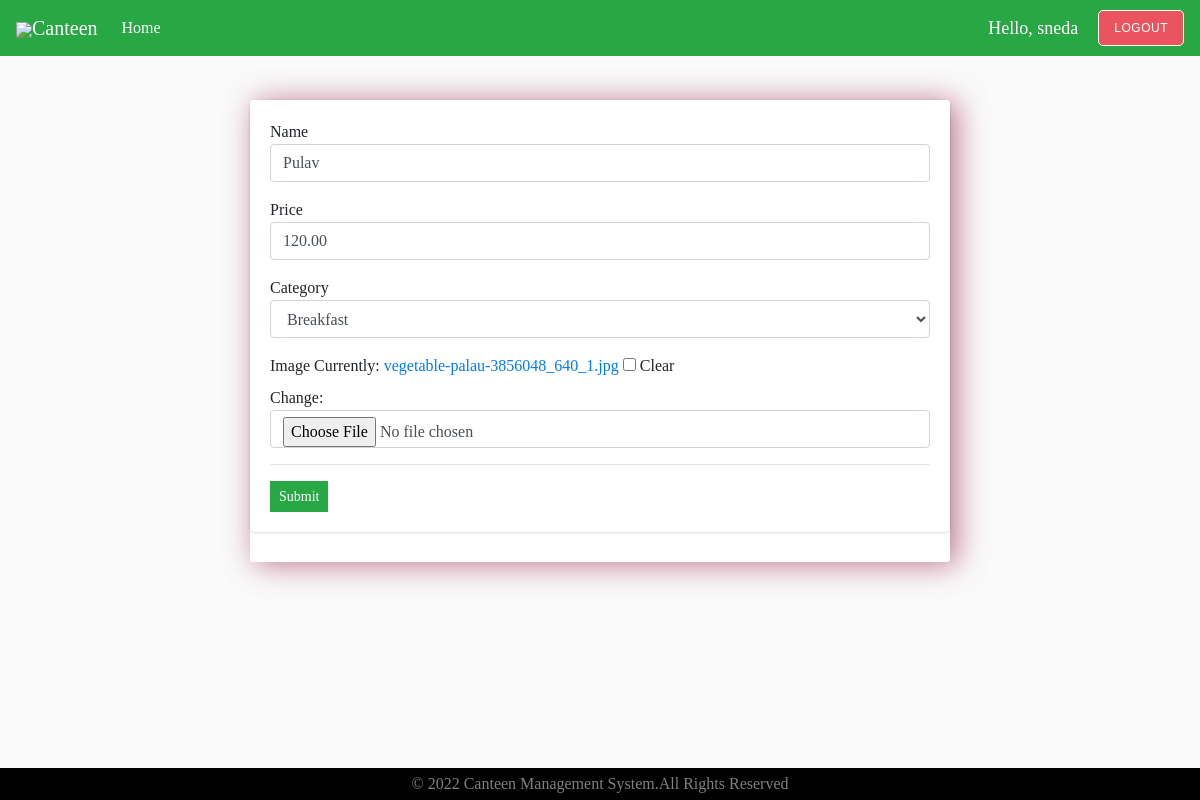
Page /update_product/4 (signed in) on the committed database.
### food/models.py (models this page shows, shortened)
class Product(models.Model):
    CATEGORY = (
        ('Breakfast', 'Breakfast'),
        ('Lunch', 'Lunch'),
        ('Dinner', 'Dinner'),
        ('Todayspl', 'Todays special'),
    )
    name = models.CharField(max_length=200, null=True)
    price = models.DecimalField(max_digits=7, decimal_places=2)
    category = models.CharField(max_length=200, null=True, choices=CATEGORY)
    image = models.ImageField(null=True, blank=True)

### food/decorators.py (the view)
    def wrapper_func(request, *args, **kwargs):
        if not request.user.is_staff:
            return redirect('menu')
        else:
            return view_func(request, *args, **kwargs)

### food/forms.py
class ProductForm(ModelForm):
    class Meta:
        model = Product
        fields = '__all__'
    def __init__(self, *args, **kwargs):
        super(ProductForm, self).__init__(*args, **kwargs)
        for field in iter(self.fields):
            self.fields['name'].widget.attrs.update({
                'class': 'form-control'
            })
            self.fields['price'].widget.attrs.update({
                'class': 'form-control'
            })
            self.fields['category'].widget.attrs.update({
                'class': 'form-control'
            })
            self.fields['image'].widget.attrs.update({
                'class': 'form-control'
            })

### food/views.py (called while the page is built)
@admin_only
def updateProduct(request,pk):
    product = Product.objects.get(id=pk)
    form = ProductForm(instance=product)
    if request.method == 'POST':
        form = ProductForm(request.POST, request.FILES, instance=product)
        if form.is_valid:
            form.save()
            return redirect('view_product')
    context = {'form': form}
    return render(request, 'food/update_product.html', context)

### food/templates/food/update_product.html (shortened to what this page needs)
{% extends 'food/main.html' %}
{% load static %}
{% block update_product %}
<body>
    <br>
    <div class="center-column">
        <div class="card card-body">
            <form enctype="multipart/form-data" action="" method="POST">
                {% for field in form %}
                <div class="form-group">
                    {{ field.label }}
                    {{ field }}
                </div>
                {% endfor %}
                <hr>
                <input class="btn btn-sm btn-success" type="submit" name="submit">
            </form>
        </div>
    </div>
</body>
{% endblock %}

### food/templates/food/main.html (shortened to what this page needs)
<!DOCTYPE html>
{% load static %}
<html lang="en">
  <head>
    <link
      rel="stylesheet"
      href="https://stackpath.bootstrapcdn.com/bootstrap/4.5.2/css/bootstrap.min.css"
    />
    <link href="https://maxcdn.bootstrapcdn.com/font-awesome/4.3.0/css/font-awesome.min.css" rel="stylesheet">
    <link rel="stylesheet" type="text/css" href="{% static 'css/main.css' %}" />
  </head>
  <body>
    <nav class="navbar navbar-expand-lg navbar-dark bg-success">
      {% if not user.is_staff %}
      <a class="navbar-brand" href="{% url 'menu' %}">
        <img src="{% static 'images/logo.jpg' %}" class="img-responsive"/>Canteen</a>
        {% else %}
        <a class="navbar-brand" href="{% url 'dashboard' %}">
          <img src="{% static 'images/logo.jpg' %}" class="img-responsive" />Canteen</a>
        {% endif %}
      <div  class="collapse navbar-collapse" id="navbarSupportedContent">
        <ul  class="navbar-nav mr-auto">
          <li class="nav-item active">
            {% if not user.is_staff %}
            <a class="nav-link" href="{% url 'menu' %}">Home <span class="sr-only">(current)</span></a>
            {% else %}
            <a class="nav-link" href="{% url 'dashboard' %}">Home <span class="sr-only">(current)</span></a>
            {%endif%}
          </li>
        </ul>
        <div class="form-inline my-2 my-lg-0">
          {% if user.is_authenticated %}
          <span class ='msg'>Hello, {{request.user}}</span>
          <a href="{% url 'logout' %}" class="butn my-2 my-sm-0">Logout</a>
          {% else %}
          <a href="{% url 'register' %}" class="butn mr-sm-2">Register</a>
          <a href="{% url 'login' %}" class="butn my-2 my-sm-0">Login</a>
          {% endif %}
        </div>
      </div>
    </nav>
    {% if  user.is_staff %}
        {% block update_product %}
        {% endblock %}
      {% else %}
          {% block content %}
          {% endblock %}
    {% endif %}
    <footer class="footer">
      <p id="foo">&#169; 2022 Canteen Management System.All Rights Reserved</p>
    </footer>
  </body>
</html>

### static/css/main.css (style rules this page uses)
* { font-family: "Raleway", "Book Antiqua", Palatino, serif; }
body { background-color: hsl(0, 0%, 98%); display: flex; flex-direction: column; height: 100vh; overflow: scroll; }
.btn { border-radius: 0; }
.img-responsive { height: auto; width: auto; max-height: 40px; max-width: 250px; }
.butn { background-color: #ea545f; border: 1px solid white; border-radius: 5px; color: white; display: inline-block; font: 12px Arial, Helvetica, sans-serif; padding: 10px 15px; text-decoration: none; text-transform: uppercase; letter-spacing: 0.5px; }
.butn, .butn:hover, .butn:focus, .butn:active { color: white; }
.card { border-radius: 5px; -webkit-box-shadow: 0 1px 2.94px 0.06px rgba(4,26,55,0.16); box-shadow: 0 1px 2.94px 0.06px rgba(4,26,55,0.16); border: none; margin-bottom: 30px; -webkit-transition: all 0.3s ease-in-out; transition: all 0.3s ease-in-out; }
.center-column { width: 700px; margin: 20px auto; background-color: white; border-radius: 3px; box-shadow: 6px 2px 30px 0px rgba(168, 68, 102, 0.75); }
.footer { width: 100vw; height: 2rem; background: black; margin-top: auto; }
#foo { color: gray; font-size: 1rem; text-align: center; text-transform: capitalize; line-height: 2rem; margin: 0; padding: 0; }

### food/templates/food/main.html (style rules this page uses)
.msg { font-size: 18px; color: #fff; margin-right: 20px; font-family: Raleway; }

### rows in the picture
Product: form "Pulav" "120.00" "Breakfast"

### other values in the picture
{{ request.user }} "sneda"
{{ field.label }} "Name" "Price" "Category" "Image"
